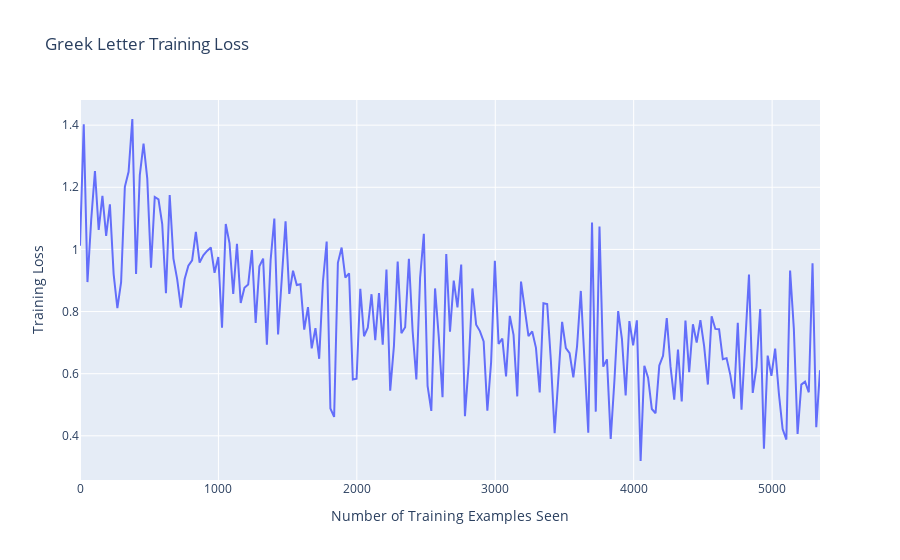

Write notebook code for a chart like this one.
### Code cell
import plotly.express as px

fig = px.line(x=train_counter_all, y=train_losses_all,
              title='Greek Letter Training Loss', labels={'x': 'Number of Training Examples Seen', 'y': 'Training Loss'})
fig.show()

### Figure 1 — Plotly figure (JSON) as saved in the notebook; plotly's stock layout.template omitted (floating-point values rounded to 4 significant figures; data arrays with more than 128 entries replaced by an {"elided": "..."} marker saying what was removed)
{"data": [{"hovertemplate": "Number of Training Examples Seen=%{x}<br>Training Loss=%{y}<extra></extra>", "legendgroup": "", "line": {"color": "#636efa", "dash": "solid"}, "marker": {"symbol": "circle"}, "mode": "lines", "name": "", "orientation": "v", "showlegend": false, "type": "scatter", "x": {"elided": "199 int values"}, "xaxis": "x", "y": {"elided": "199 float values"}, "yaxis": "y"}], "layout": {"legend": {"tracegroupgap": 0}, "title": {"text": "Greek Letter Training Loss"}, "xaxis": {"anchor": "y", "domain": [0, 1], "title": {"text": "Number of Training Examples Seen"}}, "yaxis": {"anchor": "x", "domain": [0, 1], "title": {"text": "Training Loss"}}}}
